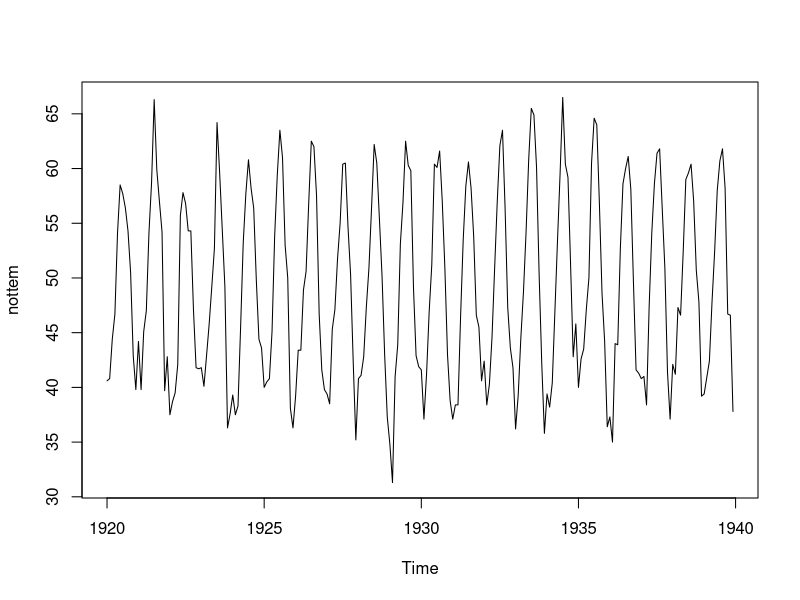
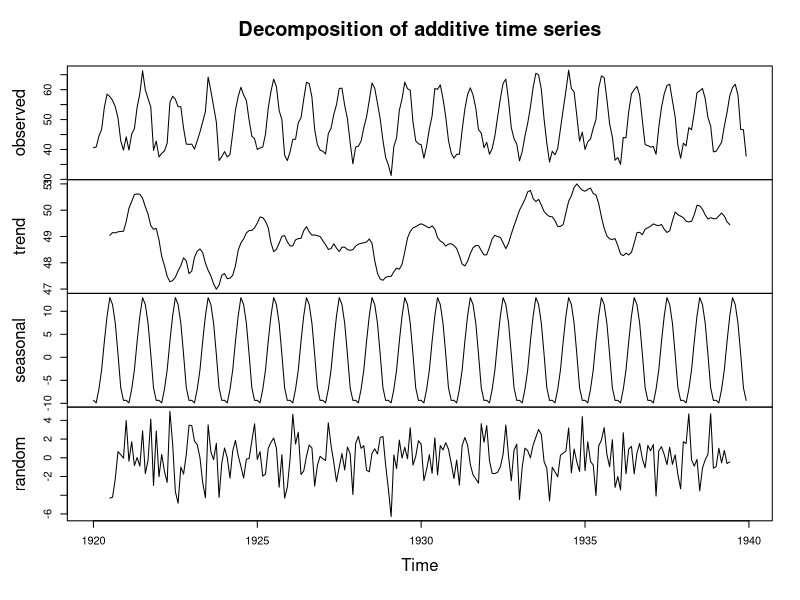

Source code (R) for these figures, in order: (Note: this script raises an error after producing the figures.)
#time series data processing

?nottem
class(nottem)
plot(nottem)
decompose(nottem)
plot(decompose(nottem))

nottem.vec = as.vector(nottem)
nottem.vec
decompose(nottem.vec) #error cant decompose pure vectors
nottem.ts  = ts(nottem.vec, frequency = 12)
nottem.ts
plot(nottem.ts)


acf(nottem.vec)
nottem.ts

#decompostion  myts
